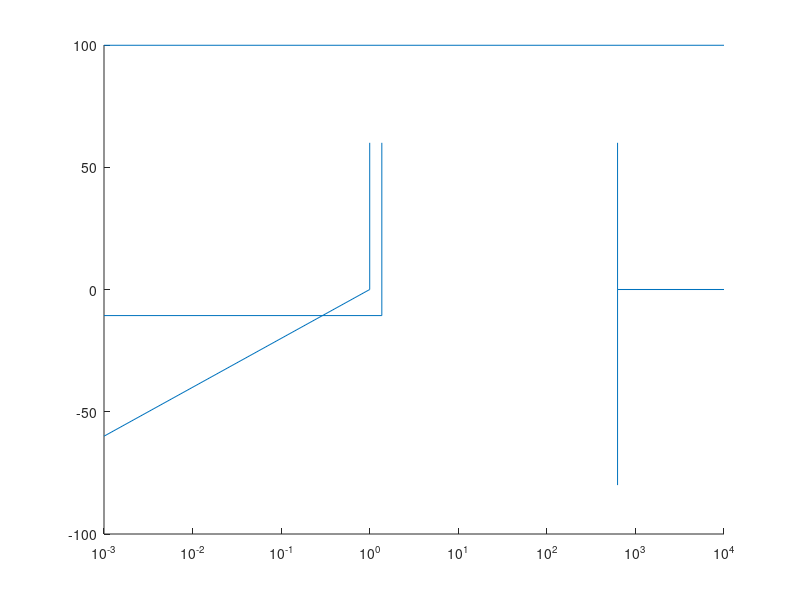
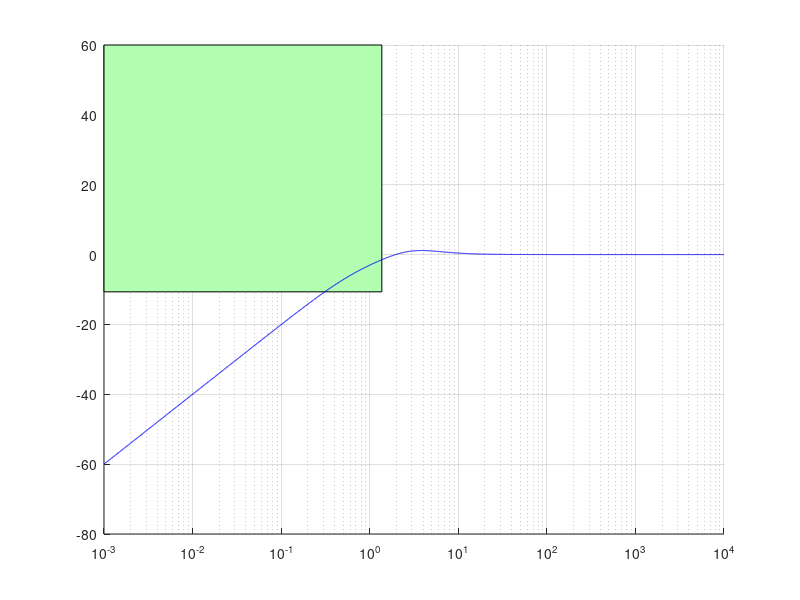
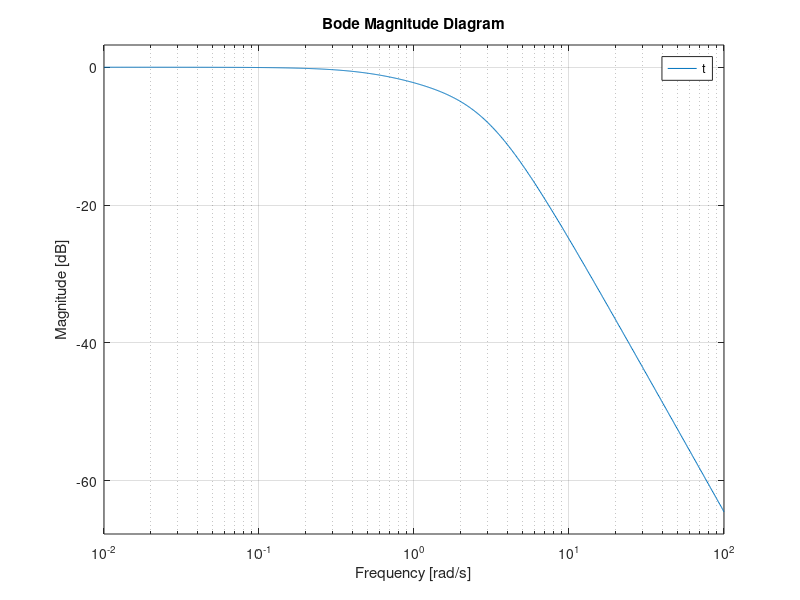
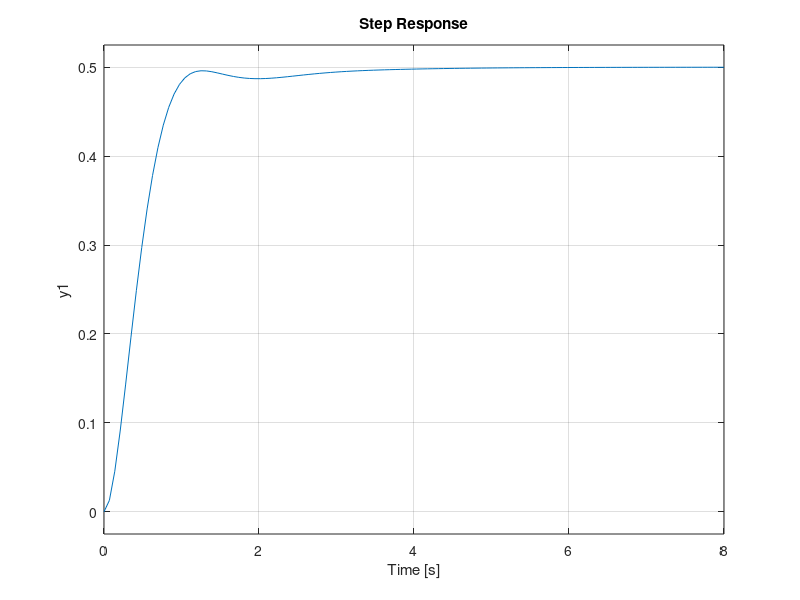

The MATLAB script that drew these images, in order:
clear all
close all

% Trac� d'un gabarit g�n�rique pour le TP

%% Param�trage :

w1 = 1; % Intersection de l'asymptote basse fr�quence avec l'axe des abscisses
n1 = 1; % Pente (*20dB/dec) de l'asymptote basse fr�quence

w2 = 1.37; % bande passante [0;w2] sur T / bande att�nu�e sur S
a2 = 1-(1/sqrt(2)); % facteur d'att�nuation dans la bande att�nu�e de S

a3 = 100*exp(0.91*pi/(sqrt(1-0.91^2))); % norme Hinfinie maximale sur S//
%a3 = 100*exp(0.8*pi/(sqrt(1-0.8^2)));
w4 = 200*pi; % bande att�nu�e [w4;inf] sur T / canal de bande passante sur S //
a4_1 =0.999 ; % minimum d'amplitude dans le canal de bande passante sur S//
a4_2 = 1.001; % maximum d'amplitude dans le canal de bande passante sur S//

%% Trac� du gabarit dans le diagramme de bode de S :

wlogmin = -3;
wlogmax = 4;
wmin = 10^wlogmin;
wmax = 10^wlogmax;
Gmin = -80;
Gmax = 60;
w = logspace(wlogmin,wlogmax,2000); % Echantillon de fr�quences en �chelle log
figure(1);
ha = axes;
set(ha,'XScale','log');

hold on
h1=line([wmin w1 w1],[n1*20*log10(wmin/w1) 0 Gmax]);
h2=line([wmin w2 w2],[20*log10(a2) 20*log10(a2) Gmax]);
h3=line([wmin wmax],[20*log10(a3) 20*log10(a3)]);
h4_1=line([w4 w4 wmax],[Gmin 20*log10(a4_1) 20*log10(a4_1)]);
h4_2=line([w4 w4 wmax],[Gmax 20*log10(a4_2) 20*log10(a4_2)]);

%set([h1;h2;h3],'Color',[0 1 0]);
%set([h4_1;h4_2],'Color',[1 0 0]);

figure(2)
hab = axes;
set(hab,'XScale','log');

hold on
% h1b=patch([wmin w1 w1 wmin],[n1*20*log10(wmin/w1) 0 Gmax Gmax],[0.7 1 0.7]);
% print -dpdf gabarit1
h2b=patch([wmin w2 w2 wmin],[20*log10(a2) 20*log10(a2) Gmax Gmax],[0.7 1 0.7]);
%print -dpdf gabarit2
% h3b=patch([wmin wmax wmax wmin],[20*log10(a3) 20*log10(a3) Gmax Gmax],[0.7 1 0.7]);
% print -dpdf gabarit3
% h4_1b=patch([w4 w4 wmax wmax],[Gmin 20*log10(a4_1) 20*log10(a4_1) Gmin],[1 0.7 0.7]);
% h4_2b=patch([w4 w4 wmax wmax],[Gmax 20*log10(a4_2) 20*log10(a4_2) Gmax],[1 0.7 0.7]);
% print -dpdf gabarit4
grid on
%set([h1b;h2b;h3b],'FaceAlpha',0.2);
%set([h4_1b;h4_2b],'FaceAlpha',0.2);

%% Trace initial du diagramme de Bode de S
%%kk=0.335;
kk=0.3713;
%max 2.3
%a=20/6.75 = 2.963 qu'il ne faut absolument pas d�passer

a=2.703;


%%tt=a*kk;
tt=1.1;
ng=[16 20];
dg=[1 7 12.75 6.75];
nk=[kk*tt kk];
dk=[tt 0];
%%%Boucle ouverte
zs=tf(ng,dg)*tf(nk,dk);
%% Sensibilite
ss=1/(1+zs);
%% T 
t=zs*ss;  % cosensibilite
%%S = tf([1 2 0],[1 1 5]);
%%GS = 20*log10(squeeze(abs(freqresp(S,w))));
GS = 20*log10(squeeze(abs(freqresp(ss,w))));
hBodeS = plot(w,GS,'b-');
grid on

%print -djpeg touslesgabarits

%% Iteration du trace

%%S = tf([1 2 0],[1 1 5]);
%%GS = 20*log10(squeeze(abs(freqresp(S,w))));
%GS = 20*log10(squeeze(abs(freqresp(ss,w))));
set(hBodeS,'YData',GS);



%GSS = 20*log10(squeeze(abs(freqresp(t,w))));

%%Bode de T pour trouver wc pulsation de coupure
figure(3)
bodemag (t);
grid on
%hBodeS = plot(w,GSS,'b-');



%% Feedback de T    question 12

feed= feedback(t,1);
%feed2= feedback(tf(kk,[1 0]),1);
figure(4)
step(feed);
%hold on 
%step(feed2);
grid on

%%Feedback de S question 12
feed3= feedback(ss,1);
figure (8)
step(feed3);

%% Bode asymptotique question 2
bod=tf(nk,dk);
figure (5)
bode(bod)
grid on

%% Black boucle ouverte 
figure (6)
nichols(zs);

%% Nyquist de S pour dire que notre systeme est stable loin du popint -1 question 11
figure (7)
nyquist(ss);
